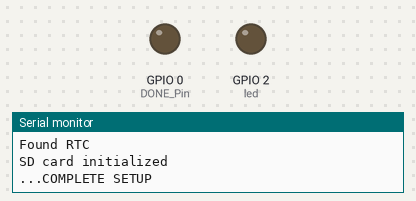
The sketch below on a simulated ESP32. Shown: output pins drawn as LEDs (lit = HIGH), the last lines printed to the serial monitor. Dashed ring = blinking. The local clock reads 2024-03-15 10:24:30 at power-on unless the sketch sets it; storage starts empty. At 45.9 s the program puts the board to deep sleep or switches it off; the recording ends there.

Above: at 2.6 s.
At 22.3 s:
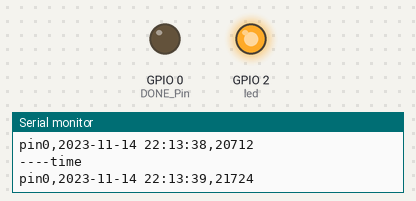
At 45.48 s:
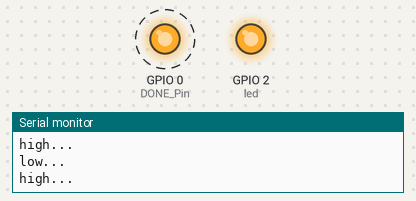
Timing chart, 0 to 45.9 s (numbered marks = the images above):
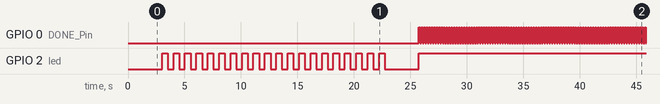

The sketch:

tpl5110_test.ino
```cpp
/*test toggle
*/
#include "RTClib.h"
#include <SPI.h> //sd
#include <SD.h> //sd


RTC_PCF8523 rtc;

const int chipSelect = 15;
const int AO_Pin = 17;
const int DONE_Pin = 0; //16; //was 15 but used for SD?
const int warmUpTime = 2500;
const char* fileName = "datalog.csv";
const bool isDebug = true;
const char* cVer = "v09";

void setup () {

  //----
  //Sensor warm up time?
  delay(warmUpTime);
  //----


  String errMsg = "";
  //----
  //INITIALIZE serial port
  Serial.begin(57600);
  #ifndef ESP8266
    while (!Serial); // wait for serial port to connect. Needed for native USB
  #endif
  debugPrintLn("SETUP...");
  //----


  //----
  //INITIALIZE REAL TIME CLOCK
  if (! rtc.begin()) {
    errMsg += "No RTC;"; //debugPrintLn("No RTC");
    Serial.flush();
    //while (1) delay(10);
  } else {
    debugPrintLn("Found RTC");
  }

  if (! rtc.initialized() || rtc.lostPower()) {
    //debugPrintLn("RTC is NOT initialized, let's set the time!");
    rtc.adjust(DateTime(F(__DATE__), F(__TIME__)));
  }
    rtc.adjust(DateTime(F(__DATE__), F(__TIME__)));
  rtc.start();
  //----


  //----
  //INITIALIZE SD card setup");
  if (!SD.begin(chipSelect)) {
    debugPrintLn("SD Card failed, or not present");
    while(1) delay(10);
  } else {
    debugPrintLn("SD card initialized");
  }
  //----

  //----
  //check for errors, log to card if available, do nothing
  if (errMsg != ""){
    errMsg += cVer;
    writeData(errMsg);
    while(1) delay(10);
  }
  //----

  //----
  //set output pins
  pinMode(2, OUTPUT); //led
  pinMode(DONE_Pin, OUTPUT);
  //digitalWrite(DONE_Pin, LOW);
  //----


  debugPrintLn("...COMPLETE SETUP");
  debugPrintLn("");
}


void loop () {
  digitalWrite(2, LOW); //red led on

  for (int i=0; i<20; i++) {
    delay(500);
    digitalWrite(2, HIGH);    //red led off
    delay(500);
    digitalWrite(2, LOW);
    //----
    //build output string from sensors and write to SD
    String strData = "pin0,";
    strData += getTime();
    strData +=  "," + String(millis());
    writeData(strData);
    //----
  }

  debugPrintLn("");
  if (isDebug) {delay(3000);};

  digitalWrite(2, HIGH);    //red led off

  //----
  //tell TPL to turn power off
  debugPrintLn("toggling...");
  toggleOff();
  //----
}


String getTime () {
  //get the date and time from the Real Time Clock (RTC)
  //https://learn.adafruit.com/adafruit-adalogger-featherwing/using-the-real-time-clock

  debugPrintLn("----time");

  String strTime;
  DateTime now = rtc.now();
  char buf1[] = "YYYY-MM-DD hh:mm:ss";
  strTime = now.toString(buf1);

  //debugPrintLn("time,");
  //debugPrintLn(strTime);

  return strTime;
}


void writeData (String dataString){
  //write the data string to the SD card: open file, write to file, close the file
  //https://learn.adafruit.com/adafruit-adalogger-featherwing/using-the-sd-card

  File dataFile = SD.open(fileName, FILE_WRITE);

  // if the file is available, write to it:
  if (dataFile) {
    dataFile.println(dataString);
    dataFile.close();

    // print to the serial port too:
    debugPrintLn(dataString);
  }
  // if the file isn't open, pop up an error:
  else {
    debugPrintLn("error opening datalog.csv");
  }
}

void debugPrintLn(String s){
  //if the debug constant is true then print to the serial port
  if(isDebug){
    Serial.println(s);
  }
}

void toggleOff(){
  //toggle DONE so TPL knows to cut power
  //if toggle for 20 sec and it's still on, at least go to deepsleep
  //https://learn.adafruit.com/adafruit-tpl5110-power-timer-breakout/overview?view=all#usage

  for (int i=0; i<1000; i++) {
    debugPrintLn("high...");
    digitalWrite(DONE_Pin, HIGH);
    delay(10);
    debugPrintLn("low...");
    digitalWrite(DONE_Pin, LOW);
    delay(10);
  }
  writeData("toggled, but still on - deepsleep 50min");
  ESP.deepSleep(30000e6); // 20e6 is 20 seconds //eventually go to sleep
}
```

Measured:
- by itself, GPIO 2 (led): goes 19 × (HIGH 0.50 s, LOW 0.51 s), HIGH 0.50 s, LOW 3.0 s, then HIGH
